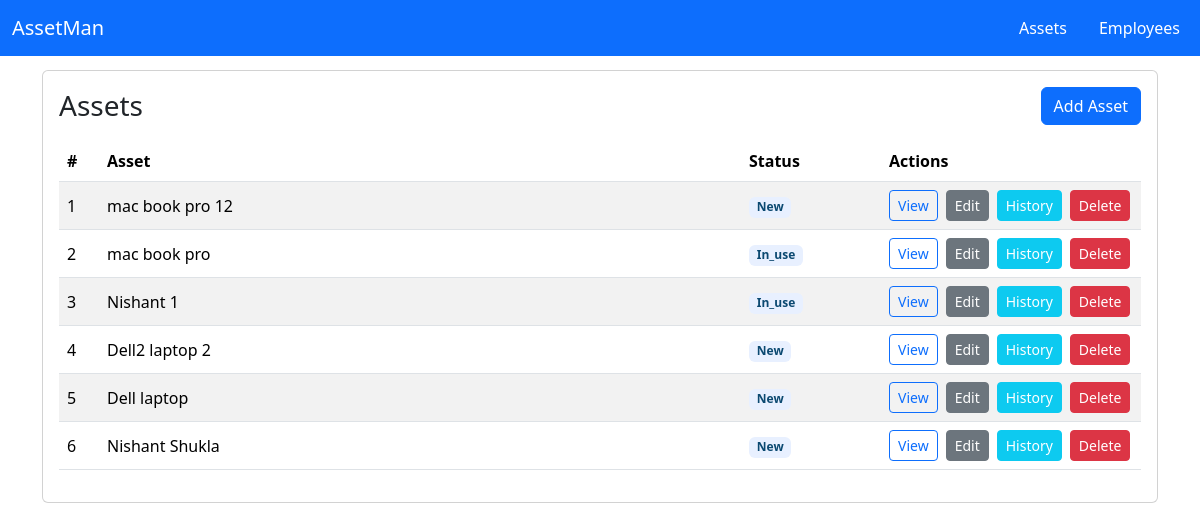
/assets/list/, run on an earlier commit of the app's database.
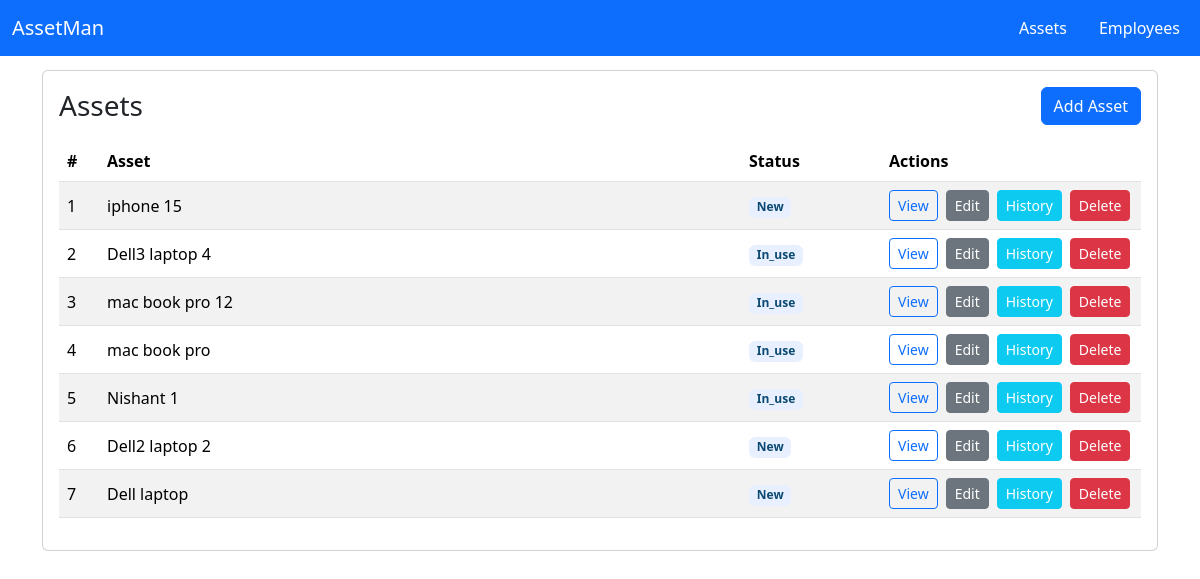
And on a later commit of the database.
### Assets/models.py (models this page shows, shortened)
class Asset(models.Model):
    asset_name = models.CharField(max_length=100)
    asset_description = models.TextField(blank=True)
    asset_purchase_date = models.DateField(null=True, blank=True)
    asset_value = models.DecimalField(max_digits=10, decimal_places=2, null=True, blank=True)
    asset_status = models.CharField(max_length=150, default='new')
    asset_id = models.IntegerField(unique=True)
    assigned_to = models.ForeignKey('Employees.Employee', null=True, blank=True, on_delete=models.SET_NULL, related_name='assets')
    created_at = models.DateTimeField(auto_now_add=True)
    updated_at = models.DateTimeField(auto_now=True)
    deleted_at = models.DateTimeField(null=True, blank=True)

### Assets/views.py (the view)
# urls.py: path('list/', views.list_assets, name='list_assets'),
def list_assets(request):
    assets = Asset.objects.filter(deleted_at__isnull=True).order_by('-created_at')
    return render(request, 'Assets/list.html', { 'assets': assets })

### AssetManagment/templates/Assets/list.html (shortened to what this page needs)
{% extends 'base.html' %}
{% block content %}
    <div class="card">
        <div class="card-body">
            <div class="d-flex justify-content-between align-items-center mb-3">
                <h3 class="card-title mb-0">Assets</h3>
                <a href="{% url 'create_asset' %}" class="btn btn-primary">Add Asset</a>
            </div>
            <div class="table-responsive">
                <table class="table table-striped align-middle">
                    <thead>
                        <tr>
                            <th style="width:40px">#</th>
                            <th>Asset</th>
                            <th style="width:140px">Status</th>
                            <th style="width:260px">Actions</th>
                        </tr>
                    </thead>
                    <tbody>
                        {% for asset in assets %}
                        <tr>
                            <td>{{ forloop.counter }}</td>
                            <td>{{ asset.asset_name }}</td>
                            <td><span class="badge badge-asset">{{ asset.asset_status|capfirst }}</span></td>
                            <td>
                                <div class="d-flex gap-2">
                                    <a href="{% url 'view_asset' asset.asset_id %}" class="btn btn-sm btn-outline-primary">View</a>
                                    <a href="{% url 'edit_asset' asset.asset_id %}" class="btn btn-sm btn-secondary">Edit</a>
                                    <a href="{% url 'asset_history' asset.asset_id %}" class="btn btn-sm btn-info text-white">History</a>
                                    <a href="{% url 'delete_asset' asset.asset_id %}" class="btn btn-sm btn-danger">Delete</a>
                                </div>
                            </td>
                        </tr>
                        {% empty %}
                        <tr><td colspan="4" class="text-center">No assets found.</td></tr>
                        {% endfor %}
                    </tbody>
                </table>
            </div>
        </div>
    </div>
{% endblock %}

What changed in the data, as far as the page shows it:
no longer on this page (row edited): Asset: asset_name "Nishant Shukla", asset_status "New"
added Asset: asset_name "iphone 15", asset_status "New"
added Asset: asset_name "Dell3 laptop 4", asset_status "In_use"
changed Asset "mac book pro 12": asset_status "New" → "In_use"
